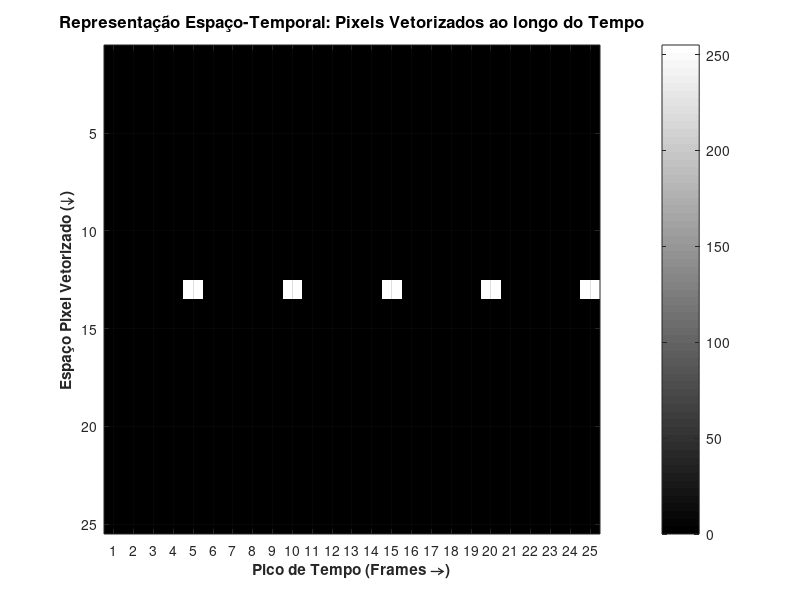
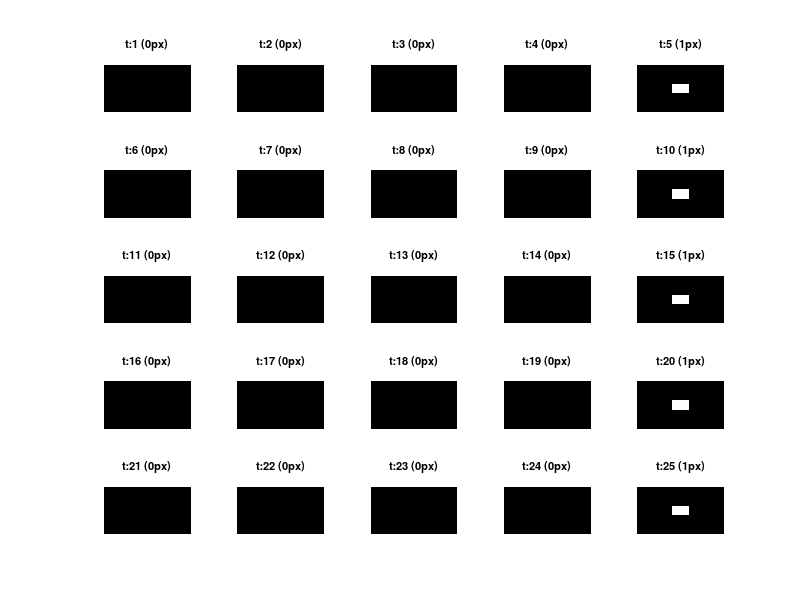

Source code (MATLAB) for these figures, in order:
% =========================================================================
% SCRIPT: GERADOR SINTÉTICO - IMAGEM ESPAÇO-TEMPO
% =========================================================================
% Objetivo: Gerar o vídeo sintético matricial de flash contínuo e transformá-lo
% em uma imagem 2D única (Pixels Vetorizados x Tempo).
% =========================================================================
clear all;
close all;
clc;

% =========================================================================
% PARÂMETROS DE GERAÇÃO SINTÉTICA
% =========================================================================
% Dimensões espaciais do frame de simulação
dim_altura = 5;             % Altura da imagem em pixels (Ny)
dim_largura = 5;            % Largura da imagem em pixels (Nx)

% Padrão de um ciclo único (Ex: Y pretos, Z brancos, W pretos)
frames_pretos_inicio = 4;   % Quantos frames TOTALMENTE PRETOS rodam antes do flash
frames_brancos = 1;         % Quantos frames o centro ficará ACESO (Branco)
frames_pretos_fim = 0;      % Quantos frames TOTALMENTE PRETOS rodam depois do flash

% Número de vezes que o ciclo vai repetir
ciclos_totais = 5;

% Configurações de Visualização
mostrar_frames_gerados = true; % Mostra o mosaico com os quadros originais do video gerado

% =========================================================================
% INICIALIZAÇÃO E ALOCAÇÃO
% =========================================================================
frames_por_ciclo = frames_pretos_inicio + frames_brancos + frames_pretos_fim;
total_frames = frames_por_ciclo * ciclos_totais;

disp('-------------------------------------------------------------------------');
disp(['Criando matriz sintetica ', num2str(dim_altura), 'x', num2str(dim_largura), ...
      ' com ', num2str(total_frames), ' frames totais...']);

% Alocação do vídeo tridimensional Y, X, T:
video_3d = zeros(dim_altura, dim_largura, total_frames);

% Encontrando o(s) pixel(s) central(is)
if mod(dim_altura, 2) == 0
    y_idx = [dim_altura/2, dim_altura/2 + 1];
else
    y_idx = ceil(dim_altura/2);
end

if mod(dim_largura, 2) == 0
    x_idx = [dim_largura/2, dim_largura/2 + 1];
else
    x_idx = ceil(dim_largura/2);
end

% Preenchimento orgânico de repetições
contador_pluses = 0;
for ciclo = 1:ciclos_totais
    offset_ciclo = (ciclo - 1) * frames_por_ciclo;

    inicio_do_flash = offset_ciclo + frames_pretos_inicio + 1;
    fim_do_flash = inicio_do_flash + frames_brancos - 1;

    for t = inicio_do_flash : fim_do_flash
        video_3d(y_idx, x_idx, t) = 255; % Branco Intenso
        contador_pluses = contador_pluses + 1;
    end
end
disp(['Luz central pulsou ', num2str(contador_pluses), ' vezes.']);

% =========================================================================
% TRANSFORMAÇÃO ESPAÇO-TEMPO (VETORIZAÇÃO DOS FRAMES)
% =========================================================================
disp('Vetorizando matriz de video 3D para imagem 2D...');

% A nova matriz cortará a geometria espacial, transformando Altura e Largura numa lista reta só.
pixels_por_frame = dim_altura * dim_largura;

% Em matemática pura de processamento de imagem, o algoritmo sequencial seria:
% imagem_temporal = zeros(pixels_por_frame, total_frames);
% for t = 1:total_frames
%    frame_atual = video_3d(:, :, t);
%    imagem_temporal(:, t) = frame_atual(:); % O operador (:) espalma a matriz 2D em 1D
% end

% PORÉM, o MATLAB/Octave é absurdamente poderoso nisso, fazemos a mesma coisa
% nativamente em 1 linha e incrivelmente rápido usando reshape:
imagem_temporal = reshape(video_3d, pixels_por_frame, total_frames);

% =========================================================================
% EXTRAÇÃO DE FREQUÊNCIA DIRETO DA NOVA IMAGEM 2D VECTORIZADA
% =========================================================================
disp('---');
disp('>> EXTRAINDO FREQUENCIA DIRETO DA IMAGEM 2D (SEM USAR 3D) <<');
% Achata todos os pixels combinados verticalmente para um único array 1D no tempo
sinal_1d = mean(imagem_temporal, 1);

% Aplica a FFT 1D clássica pura
fft_1d = fft(sinal_1d);
espectro_1d = abs(fft_1d);

% Procura os picos locais para pular a DC e ruídos da borda
picos_1d = zeros(size(espectro_1d));
for i = 1:length(espectro_1d)
    maior_esq = (i == 1) || (espectro_1d(i) >= espectro_1d(i-1));
    maior_dir = (i == length(espectro_1d)) || (espectro_1d(i) >= espectro_1d(i+1));
    if maior_esq && maior_dir
        picos_1d(i) = espectro_1d(i);
    end
end

% Cegueira dinâmica pro DC Leak de 5% da borda na FFT pura
dist_segura_bins = max(3, ceil(total_frames * 0.05));
for i = 1:dist_segura_bins
    if i <= length(picos_1d)
        picos_1d(i) = 0;
    end
    if (length(picos_1d) - i + 1) >= 1
        picos_1d(length(picos_1d) - i + 1) = 0;
    end
end

% Acha os harmônicos de energia máxima na FFT 1D indexada (Base 1)
[val_max_1d, ~] = max(picos_1d);
idx_empatados_1d = find(picos_1d >= val_max_1d * 0.999);
loc_max_1d = idx_empatados_1d(1);

% Converte o índice encontrado para Frequência Normalizada Real (Hz temporal)
freq_extraida_img = (loc_max_1d - 1) / total_frames;
freq_esperada = 1 / frames_por_ciclo;

disp(['Frequencia extraida puramente do Kymograph (Imagem 2D): ', num2str(freq_extraida_img, '%.4f')]);
disp(['Frequencia matemática esperada (Configuração): ', num2str(freq_esperada, '%.4f')]);
disp('---');

% =========================================================================
% PLOT DA IMAGEM TEMPORAL
% =========================================================================
disp('Preparando o grafico 2D espaço-tempo...');

% Cria Janela Gráfica Maximizada (se possível) para exibir o resultado
fig = figure('Name', 'Imagem Espaco-Tempo (Kymograph)', 'NumberTitle', 'off', ...
             'Position', [100, 100, 1000, 600]);

% A função imagesc escalona perfeitamente matrizes numa paleta de cor
imagesc(imagem_temporal);
colormap(gray);
% Pede pro matlab printar como fotografia em preto e branco clássica

% Embelezamento do Gráfico
title('Representação Espaço-Temporal: Pixels Vetorizados ao longo do Tempo', ...
      'FontSize', 12, 'FontWeight', 'bold');
xlabel('Pico de Tempo (Frames \rightarrow)', 'FontSize', 11, 'FontWeight', 'bold');
ylabel('Espaço Pixel Vetorizado (\downarrow)', 'FontSize', 11, 'FontWeight', 'bold');

% Mostra os valores reais nos ticks ao invés do limite padrao apenas
xticks(1:1:total_frames);
grid on;

% Define um box em volta pro acabamento
box on;

% Traz barra de força luminosa
colorbar;

disp('-------------------------------------------------------------------------');
disp(' SUCESSO! A matriz 3D inteira do seu video acaba de virar uma única Imagem de pixels');
disp(' mostrando exatamente quais leds acendem, por quanto tempo, e em quais andares temporais!');
disp('-------------------------------------------------------------------------');
disp('Processo finalizado com sucesso! Pressione "Enter" no terminal para fechar e sair.');

% =========================================================================
% VISUALIZAÇÃO DOS FRAMES (GRELHA 2D) E LOG CORINGADO
% =========================================================================
if mostrar_frames_gerados
    disp('Gerando grelha visual de frames individuais...');
    % Se tiver muitos frames, capamos para não travar a plotagem do grid
    limite_plot_frames = min(total_frames, 64); % Evita abrir centenas de subplots

    colunas_plot = ceil(sqrt(limite_plot_frames));
    linhas_plot = ceil(limite_plot_frames / colunas_plot);

    fig_frames = figure('Name', 'Preview dos Frames Gerados', 'NumberTitle', 'off', ...
                        'Position', [150, 150, 900, 700]);
    colormap(gray);

    ja_printou_coordenadas = false; % Flag de controle

    for t = 1:limite_plot_frames
        subplot(linhas_plot, colunas_plot, t);

        % Conta quantos pixels estao acesos (maior que 0) neste frame específico
        frame_atual = video_3d(:, :, t);
        num_pixels_acesos = sum(frame_atual(:) > 0);

        % Printa no terminal APENAS SE TIVER LUZ E FOI O PRIMEIRO REGISTRO
        if num_pixels_acesos > 0 && ~ja_printou_coordenadas
            % find() no MATLAB rastreia por Coluna primeiro (Linear Indexing "de pé")
            [y_acos, x_acos] = find(frame_atual > 0);
            disp(['Exemplo do 1º Frame com luz (t=', num2str(t), '): ', ...
                  num2str(num_pixels_acesos), ' pixels brancos nas Coordenadas [Y/Linha, X/Coluna]: ']);
            for p = 1:length(y_acos)
                disp(['  -> [Linha: ', num2str(y_acos(p)), ', Coluna: ', num2str(x_acos(p)), ']']);
            end
            ja_printou_coordenadas = true;
            % Trava pra não spammar os próximos frames brancos iguais
        end

        % Função image desenhando diretamente o mapa de calor escalonado
        imagesc(frame_atual, [0 255]);

        axis off;
        % Removemos os eixos pra parecer um vídeo puro

        % Titulo pequeno para cada frame com a contagem de pixels nela
        title(['t:', num2str(t), ' (', num2str(num_pixels_acesos), 'px)'], 'FontSize', 8);
    end

    % Titulo principal da superfigura (com fallback de segurança pro Octave)
    try
        sgtitle(['Preview Espacial: Primeiros ', num2str(limite_plot_frames), ...
                 ' Frames do Vídeo Sintético'], 'FontSize', 12, 'FontWeight', 'bold');
    catch
    end

    drawnow;
end

% Segura o script rodando pra manter a janela aberta (Bloqueia até usuário pressionar tecla)
pause;
